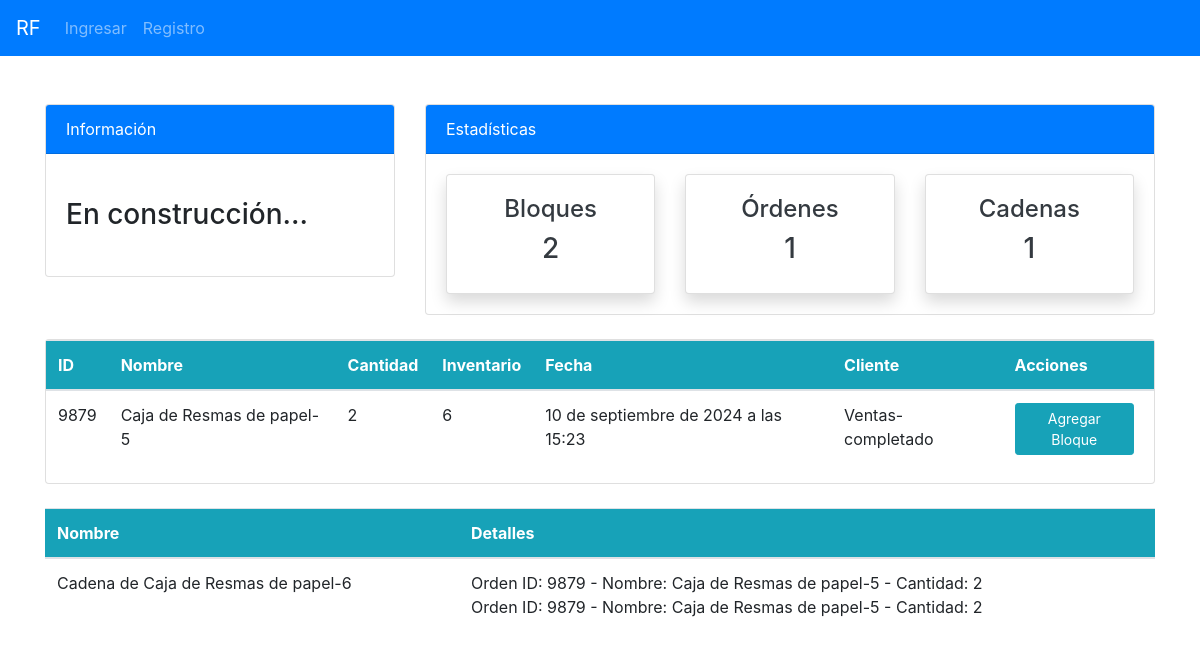
Before: /blockchain/bloques/ with the older database file.
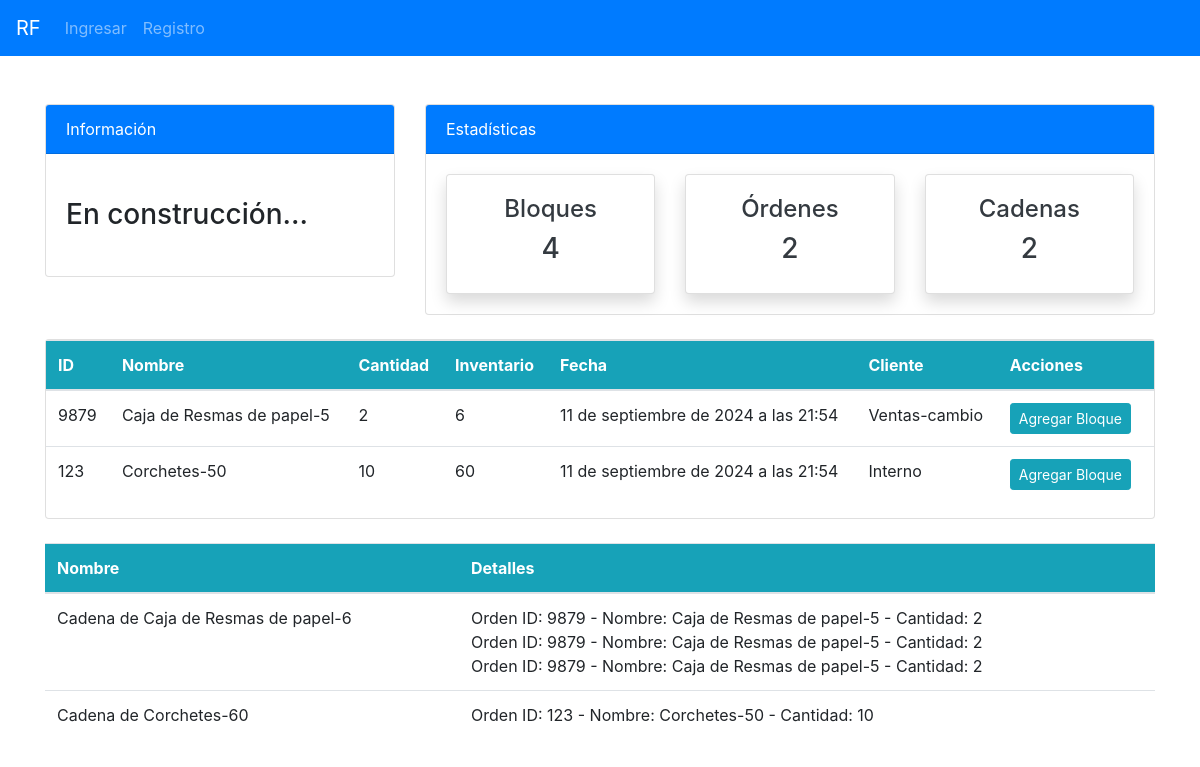
After: the same page with the newer database file.
### blockchain/models.py (models this page shows, shortened)
class Block(models.Model):
    cadena = models.ForeignKey(Cadena, on_delete=models.CASCADE, related_name='bloques', null=True, blank=True)
    orden_id  = models.CharField(max_length=100)
    nombre = models.ForeignKey(Product, on_delete=models.CASCADE)
    cantidad = models.IntegerField()
    stock = models.IntegerField()
    fecha = models.DateTimeField(default=timezone.now)  # Se añade automáticamente la fecha y hora actuales
    cliente = models.CharField(max_length=255) #se añade cliente que pide orden
    hash = models.CharField(max_length=64)
    prev_hash = models.CharField(max_length=64)
    timestamp = models.DateTimeField(auto_now_add=True)
    completado = models.BooleanField(default=False)

class Cadena(models.Model):
    nombre = models.CharField(max_length=255)
    descripcion = models.TextField(blank=True, null=True)

### api/models.py (models this page shows, shortened)
class Product(models.Model):
    CATEGORY = (
    ('Stationary', 'Papelería'),
    ('Electronics', 'Electrónica'),
    ('Food', 'Alimentos'),
)
    name = models.CharField(max_length=100, null=True)
    quantity = models.PositiveIntegerField(null=True)
    category = models.CharField(max_length=50, choices=CATEGORY, null=True)
    def __str__(self):
        return f'{self.name}-{self.quantity}'

### blockchain/views.py (the view, shortened to what this page needs)
# urls.py: path('bloques/', views.lista_bloques, name='blockchain-bloques'),
def lista_bloques(request):
    block_count = Block.objects.all().count()
    cadena_count = Cadena.objects.all().count()
    blocks = Block.objects.filter(completado=False) #muestra bloques que no están completados
    cadenas = Cadena.objects.all()  # Obtén todas las cadenas
    context = {
        'blocks': blocks,
        'cadenas': cadenas,
        'block_count':block_count,
        'cadena_count':cadena_count,
    }
    return render(request, 'blockchain/bloques.html', context)

### templates/blockchain/bloques.html (shortened to what this page needs)
{% extends 'partials/base.html' %}
{% block content %}
{% include 'blockchain/top_nav_block.html' %}
<div class="container mt-4">
    <div class="card">
<div class="block-container">
    {% if blocks %}
    <table class="table bg-white">
        <thead class="bg-info text-white">
            <tr>
                <th>ID</th>
                <th>Nombre</th>
                <th>Cantidad</th>
                <th>Inventario</th>
                <th>Fecha</th>
                <th>Cliente</th>
                <th>Acciones</th>
            </tr>
        </thead>
        <tbody>
            {% for block in blocks %}
                <tr>
                    <td>{{ block.orden_id }}</td>
                    <td>{{ block.nombre }}</td>
                    <td>{{ block.cantidad }}</td>
                    <td>{{ block.stock }}</td>
                    <td>{{ block.fecha }}</td>
                    <td>{{ block.cliente }}</td>
                    <td>
                        <a class="btn btn-info btn-sm mr-2"
                            href="{% url 'blockchain-cadena' block.orden_id %}">Agregar Bloque</a>
                    </td>
                </tr>
            {% endfor %}
        </tbody>
    </table>
{% else %}
    <p>No se encontraron bloques.</p>
{% endif %}
</div>
</div>
<br>
<div class="block-container">
    <table class="table bg-white">
        <thead class="bg-info text-white">
            <tr>
                <th>Nombre</th>
                <th>Detalles</th>
            </tr>
        </thead>
        <tbody>
            {% for cadena in cadenas %}
            <tr>
                <td>{{ cadena.nombre }}</td>
                <td>
                    {% for block in cadena.bloques.all %}
                        <div>Orden ID: {{ block.orden_id }} - Nombre: {{ block.nombre }} - Cantidad: {{ block.cantidad }}</div>
                    {% endfor %}
                </td>
            </tr>
            {% endfor %}
        </tbody>
    </table>
</div>
{% endblock %}

Changed rows visible on the page:
no longer on one of the page's lists (row edited): Block: orden_id "9879", nombre "Caja de Resmas de papel-5", cantidad "2", stock "6", fecha "10 de septiembre de 2024 a las 15:23", cliente "Ventas-completado"
added Block: orden_id "9879", nombre "Caja de Resmas de papel-5", cantidad "2", stock "6", fecha "11 de septiembre de 2024 a las 21:54", cliente "Ventas-cambio"
added Block: orden_id "123", nombre "Corchetes-50", cantidad "10", stock "60", fecha "11 de septiembre de 2024 a las 21:54", cliente "Interno"
added Cadena: nombre "Cadena de Corchetes-60"
Other visible differences:
{{ block_count }}: "2" → "4"
{{ cadena_count }}: "1" → "2"
